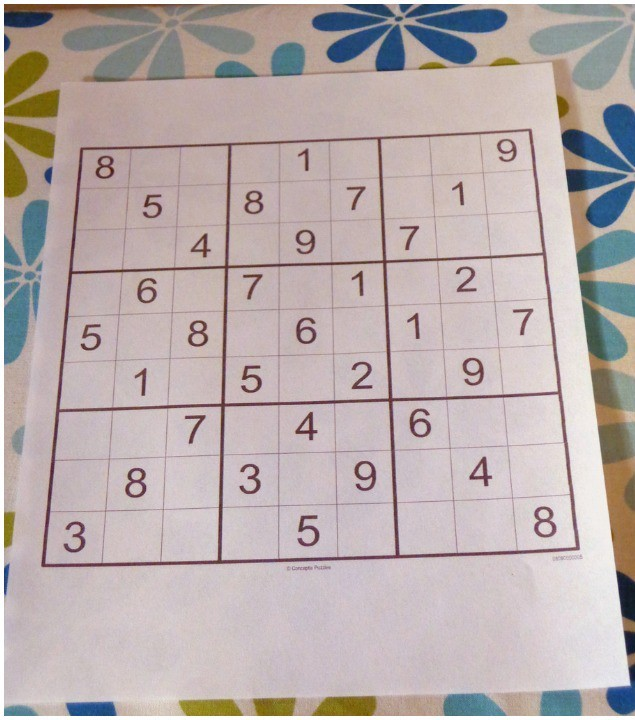
#> input picture images/img1.jpg, 635 x 720 px; its folder holds only this picture in this run
$ python -i process.py   (imports and definitions only)
#> lines starting #> are read from the running program, lines starting #| are printed output that depends on the picture; after the words box and inside, x2 and y2 are one past the last pixel; in counts of white or black regions, pixels touching at a corner belong together
import cv2
import numpy as np

contour = None

def getCoord(c):  # takes the sudoku contour and returns the end points of the sudoku
    epsilon = 0.025 * cv2.arcLength(c, True)
    c = cv2.approxPolyDP(c, epsilon, True)
    if len(c) > 3:
        # Gets the 4 corners of the object (assume it's a square)
        topLeft = tuple(min(c, key=lambda x: x[0, 0] + x[0, 1])[0])
        bottomRight = tuple(max(c, key=lambda x: x[0, 0] + x[0, 1])[0])
        topRight = tuple(max(c, key=lambda x: x[0, 0] - x[0, 1])[0])
        bottomLeft = tuple(min(c, key=lambda x: x[0, 0] - x[0, 1])[0])
        coord = (topLeft, topRight, bottomLeft, bottomRight)
        return coord


def changePerspective(image, c):  # changes the perspective
    # [5 lines of commented-out code are left out]
    h = w = 252
    pts1 = np.float32(getCoord(c))
    pts2 = np.float32([[0, 0], [w, 0], [0, h], [w, h]])
    matrix = cv2.getPerspectiveTransform(pts1, pts2)
    res = cv2.warpPerspective(image, matrix, (w, h))
    return res


def processImg(img):
    global contour
    gray = cv2.cvtColor(img, cv2.COLOR_BGR2GRAY)
    thresh = cv2.adaptiveThreshold(gray, 255, cv2.ADAPTIVE_THRESH_GAUSSIAN_C, cv2.THRESH_BINARY, 11, 10)
    threshInv = cv2.adaptiveThreshold(gray, 255, cv2.ADAPTIVE_THRESH_GAUSSIAN_C, cv2.THRESH_BINARY_INV, 11, 10)
    contours, _ = cv2.findContours(thresh, cv2.RETR_TREE, cv2.CHAIN_APPROX_NONE)
    try:
        sudokuContour = sorted(contours, key=cv2.contourArea, reverse=True)[1]
        contour = sudokuContour
        warped = changePerspective(threshInv, sudokuContour)
        return warped
    except:
        print('Sudoku not found')

    # [6 lines of commented-out code are left out]


def removeGrid(image):
    lines = cv2.HoughLinesP(image, 1, np.pi / 180, 90, minLineLength=100, maxLineGap=50)
    try:
        for line in lines:
            x1, y1, x2, y2 = line[0]
            cv2.line(image, (x1, y1), (x2, y2), 0, 5)
    except:
        print('Lines not found')
    # [6 lines of commented-out code are left out]

    return image


def putNum(img, mat, pos):
    image = np.ones_like(img)
    image = image * 255

    for i in range(0, 9):
        for j in range(0, 9):
                x, y = pos[j][i]['pos']
                cv2.putText(image, str(mat[i][j]), (x + 7, y + 21), cv2.FONT_HERSHEY_PLAIN, 1.5, 0, 1)
    return image


def reverseWarp(warped, img):
    global contour
    h = w = 252
    pts1 = np.float32(getCoord(contour))
    pts2 = np.float32([[0, 0], [w, 0], [0, h], [w, h]])
    matrix = cv2.getPerspectiveTransform(pts2, pts1)
    print('reverse warp')
    res = cv2.warpPerspective(warped, matrix, (img.shape[1], img.shape[0]),borderValue=(255,255,255))
    res = cv2.cvtColor(res, cv2.COLOR_GRAY2BGR)
    img1 = cv2.bitwise_and(img, res)
    return img1

>>> import cv2
>>> picture = cv2.imread('images/img1.jpg')
#> picture is the input picture: shape (720, 635, 3); mean B, G, R 172.6, 173.4, 185.3
>>> result = processImg(picture)
#> in processImg, `gray = cv2.cvtColor(img, cv2.COLOR_BGR2GRAY)`:
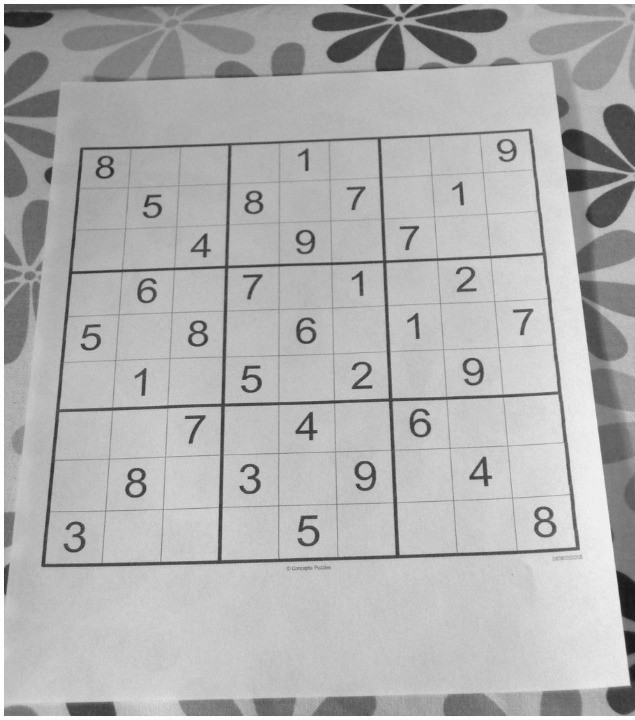
#> gray: shape (720, 635); min 21, max 255, mean 176.9
#> in processImg, `thresh = cv2.adaptiveThreshold(gray, 255, cv2.ADAPTIVE_THRESH_GAUSSIAN..`:
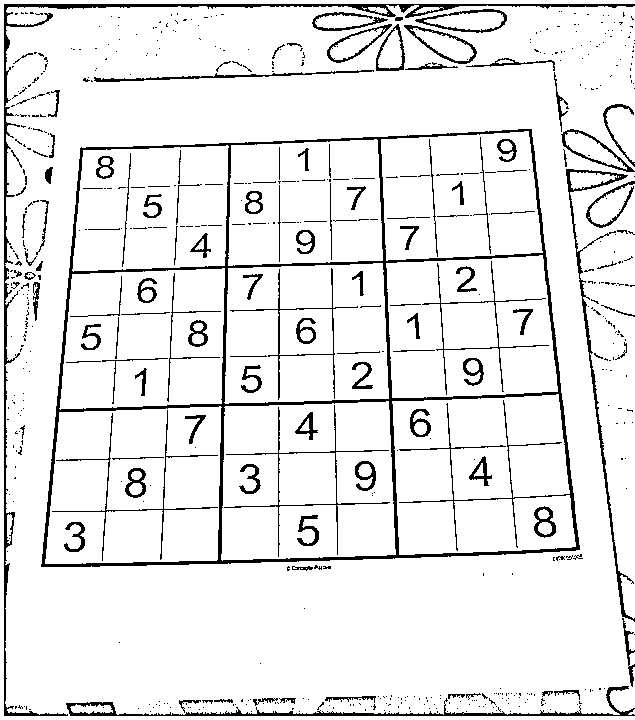
#> thresh: shape (720, 635); 91.4% white; 618 black regions (487 under 20 px), largest, box (x1, y1, x2, y2) and area: (41, 129, 580, 567) 11739, (4, 4, 635, 716) 4609, (66, 686, 635, 716) 1959
#> in processImg, `threshInv = cv2.adaptiveThreshold(gray, 255, cv2.ADAPTIVE_THRESH_GAUSS..`: threshInv: shape (720, 635); 8.6% white; 618 white regions (487 under 20 px)
#> in processImg, `contours, _ = cv2.findContours(thresh, cv2.RETR_TREE, cv2.CHAIN_APPROX..`: contours = 833 contours, 632 with area under 20; largest, box (x1, y1, x2, y2) and area: (0, 0, 635, 720) 441200, (40, 128, 581, 568) 209400, (221, 401, 396, 561) 25716, (45, 406, 222, 564) 25258, (392, 394, 576, 555) 24626
#> in processImg, `sudokuContour = sorted(contours, key=cv2.contourArea, reverse=True)[1]`: sudokuContour = contour of 1831 points, box (x1, y1, x2, y2) (40, 128, 581, 568), area 209400
#> in processImg, `contour = sudokuContour`: contour has the same summary as sudokuContour
#> in getCoord, `epsilon = 0.025 * cv2.arcLength(c, True)`: epsilon = 47.36
#> in getCoord, `c = cv2.approxPolyDP(c, epsilon, True)`: c = [[532, 129], [579, 550], [40, 566], [81, 146]]
#> in getCoord, `topLeft = tuple(min(c, key=lambda x: x[0, 0] + x[0, 1])[0])`: topLeft = (81, 146)
#> in getCoord, `bottomRight = tuple(max(c, key=lambda x: x[0, 0] + x[0, 1])[0])`: bottomRight = (579, 550)
#> in getCoord, `topRight = tuple(max(c, key=lambda x: x[0, 0] - x[0, 1])[0])`: topRight = (532, 129)
#> in getCoord, `bottomLeft = tuple(min(c, key=lambda x: x[0, 0] - x[0, 1])[0])`: bottomLeft = (40, 566)
#> in getCoord, `coord = (topLeft, topRight, bottomLeft, bottomRight)`: coord = ((81, 146), (532, 129), (40, 566), (579, 550))
#> in changePerspective, `pts1 = np.float32(getCoord(c))`: pts1 = [[81, 146], [532, 129], [40, 566], [579, 550]]
#> in changePerspective, `matrix = cv2.getPerspectiveTransform(pts1, pts2)`: matrix = [[0.609, 0.0594, -58], [0.0292, 0.774, -115.4], [3.95e-05, 0.000501, 1]]
#> in changePerspective, `res = cv2.warpPerspective(image, matrix, (w, h))`:
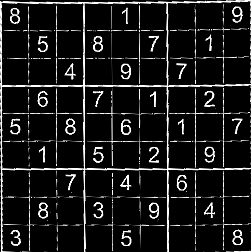
#> res: shape (252, 252); min 0, max 255, mean 26.5

$ run again, on images/img2.jpg
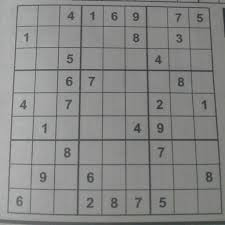
#> input picture images/img2.jpg, 225 x 225 px
#> picture is the input picture: shape (225, 225, 3); mean B, G, R 135.9, 137, 136.5
#> in processImg, `thresh = cv2.adaptiveThreshold(gray, 255, cv2.ADAPTIVE_THRESH_GAUSSIAN..`:
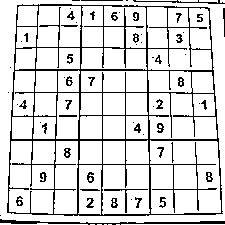
#> thresh: shape (225, 225); 85.7% white; black in thin lines or dots
#> threshInv: shape (225, 225); 14.3% white in thin lines or dots
#> contours = 128 contours, 50 with area under 20; largest, box (x1, y1, x2, y2) and area: (0, 0, 225, 223) 49126, (6, 3, 224, 217) 43368, (150, 140, 221, 214) 3829, (9, 141, 54, 214) 2262, (148, 8, 212, 70) 2232
#> sudokuContour = contour of 823 points, box (x1, y1, x2, y2) (6, 3, 224, 217), area 43368
#> contour has the same summary as sudokuContour
#> epsilon = 21.27
#> c = [[17, 4], [210, 8], [222, 214], [6, 212]]
#> topLeft = (17, 4)
#> bottomRight = (222, 214)
#> topRight = (210, 8)
#> bottomLeft = (6, 212)
#> coord = ((17, 4), (210, 8), (6, 212), (222, 214))
#> pts1 = [[17, 4], [210, 8], [6, 212], [222, 214]]
#> matrix = [[1.29, 0.0683, -22.24], [-0.0281, 1.36, -4.95], [-6.71e-05, 0.000574, 1]]
#> in changePerspective, `res = cv2.warpPerspective(image, matrix, (w, h))`:
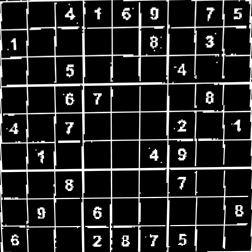
#> res: shape (252, 252); min 0, max 255, mean 36

$ run again, on images/img3.jpg
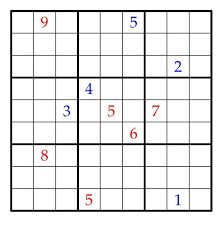
#> input picture images/img3.jpg, 224 x 225 px
#> picture is the input picture: shape (225, 224, 3); mean B, G, R 232.3, 231.9, 232.5
#> in processImg, `thresh = cv2.adaptiveThreshold(gray, 255, cv2.ADAPTIVE_THRESH_GAUSSIAN..`:
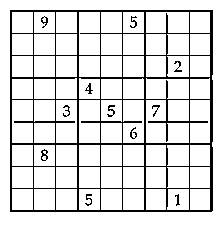
#> thresh: shape (225, 224); 87.4% white; black in thin lines or dots, all inside (x1, y1, x2, y2) = (10, 10, 213, 212)
#> contours = 95 contours, 10 with area under 20; largest, box (x1, y1, x2, y2) and area: (0, 0, 224, 225) 49952, (9, 9, 214, 213) 41398, (146, 100, 189, 143) 1128, (79, 12, 100, 55) 801, (123, 100, 144, 143) 784
#> sudokuContour = contour of 809 points, box (x1, y1, x2, y2) (9, 9, 214, 213), area 41398
#> contour has the same summary as sudokuContour
#> epsilon = 20.32
#> c = [[9, 10], [212, 9], [213, 210], [10, 212]]
#> topLeft = (9, 10)
#> bottomRight = (213, 210)
#> topRight = (212, 9)
#> bottomLeft = (10, 212)
#> coord = ((9, 10), (212, 9), (10, 212), (213, 210))
#> pts1 = [[9, 10], [212, 9], [10, 212], [213, 210]]
#> matrix = [[1.23, -0.00611, -11.05], [0.00614, 1.25, -12.53], [-2.44e-05, 2.42e-07, 1]]
#> in changePerspective, `res = cv2.warpPerspective(image, matrix, (w, h))`:
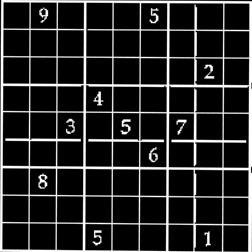
#> res: shape (252, 252); min 0, max 255, mean 37.9

$ run again, on images/img4.jpg
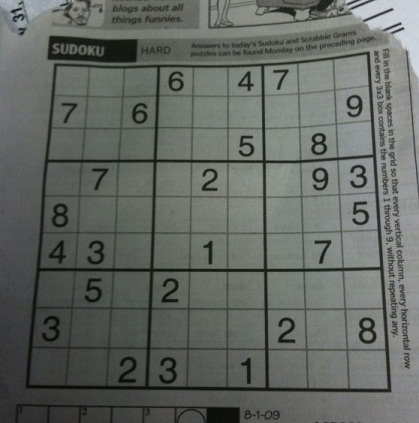
#> input picture images/img4.jpg, 419 x 423 px
#> picture is the input picture: shape (423, 419, 3); mean B, G, R 98.9, 103.6, 99.4
#> in processImg, `thresh = cv2.adaptiveThreshold(gray, 255, cv2.ADAPTIVE_THRESH_GAUSSIAN..`:
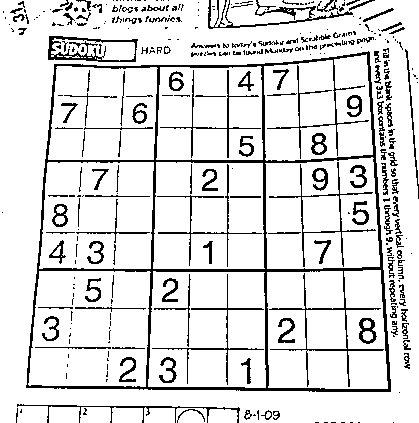
#> thresh: shape (423, 419); 87.1% white; black in thin lines or dots
#> threshInv: shape (423, 419); 12.9% white in thin lines or dots
#> contours = 477 contours, 259 with area under 20; largest, box (x1, y1, x2, y2) and area: (0, 0, 419, 423) 171545, (25, 50, 392, 393) 112206, (148, 271, 266, 388) 12939, (28, 271, 151, 387) 12922, (265, 157, 380, 269) 11632
#> sudokuContour = contour of 1345 points, box (x1, y1, x2, y2) (25, 50, 392, 393), area 112206
#> contour has the same summary as sudokuContour
#> epsilon = 34.63
#> c = [[370, 52], [390, 392], [25, 387], [54, 63]]
#> topLeft = (54, 63)
#> bottomRight = (390, 392)
#> topRight = (370, 52)
#> bottomLeft = (25, 387)
#> coord = ((54, 63), (370, 52), (25, 387), (390, 392))
#> pts1 = [[54, 63], [370, 52], [25, 387], [390, 392]]
#> matrix = [[0.872, 0.0781, -52.01], [0.0326, 0.936, -60.7], [0.000173, 0.000503, 1]]
#> in changePerspective, `res = cv2.warpPerspective(image, matrix, (w, h))`:
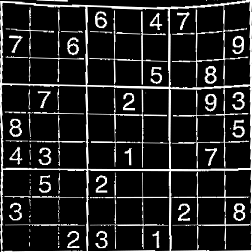
#> res: shape (252, 252); min 0, max 255, mean 35.3
